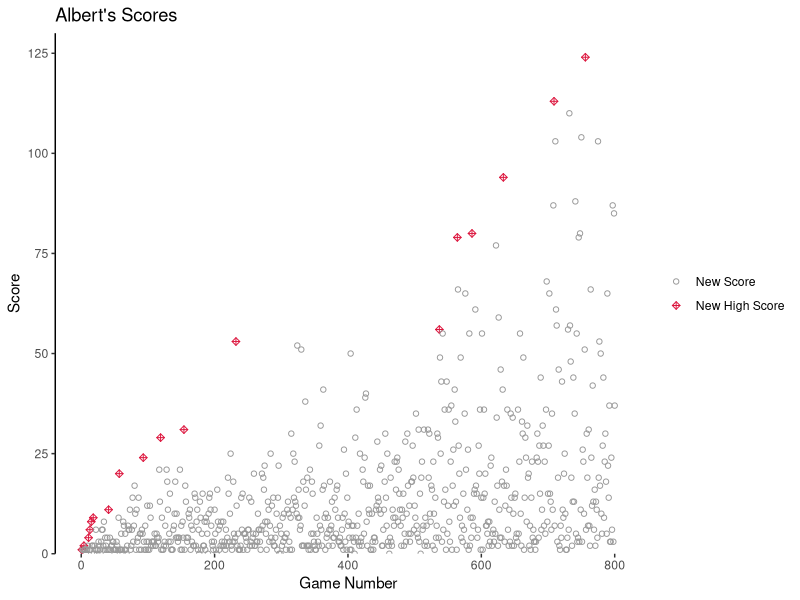
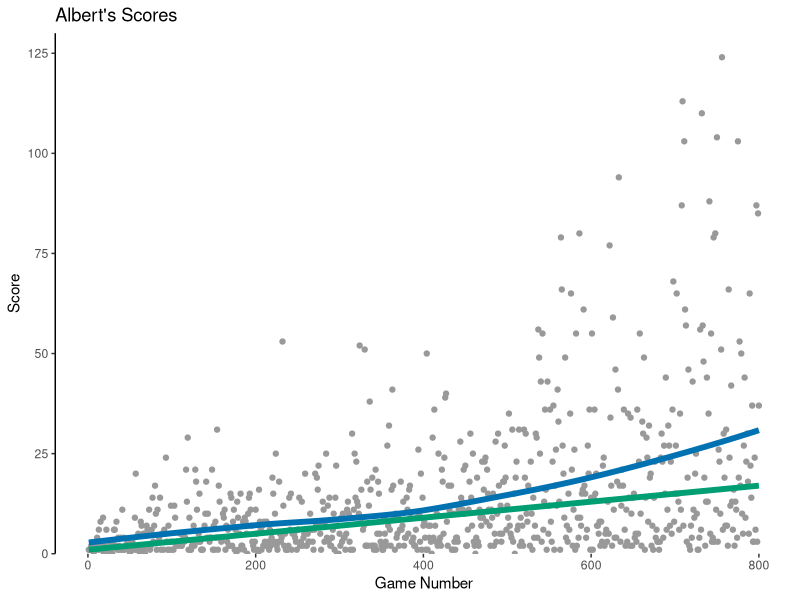
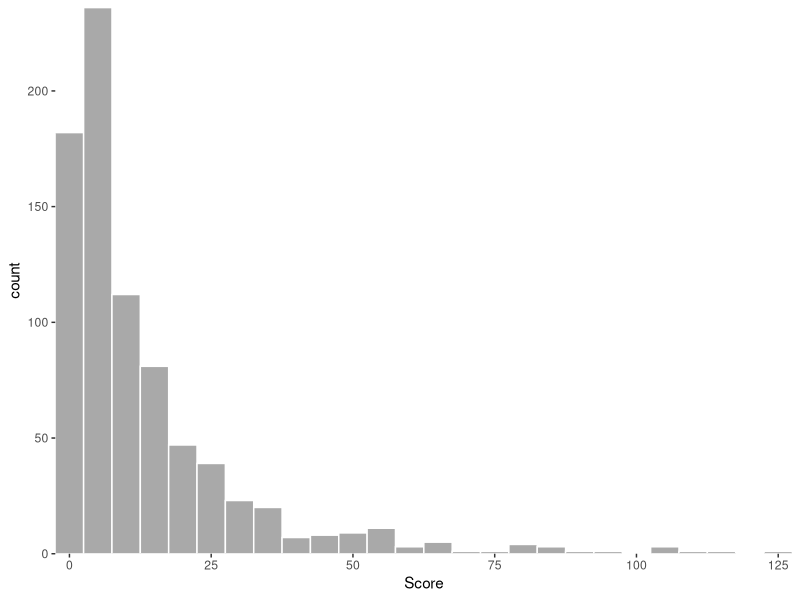
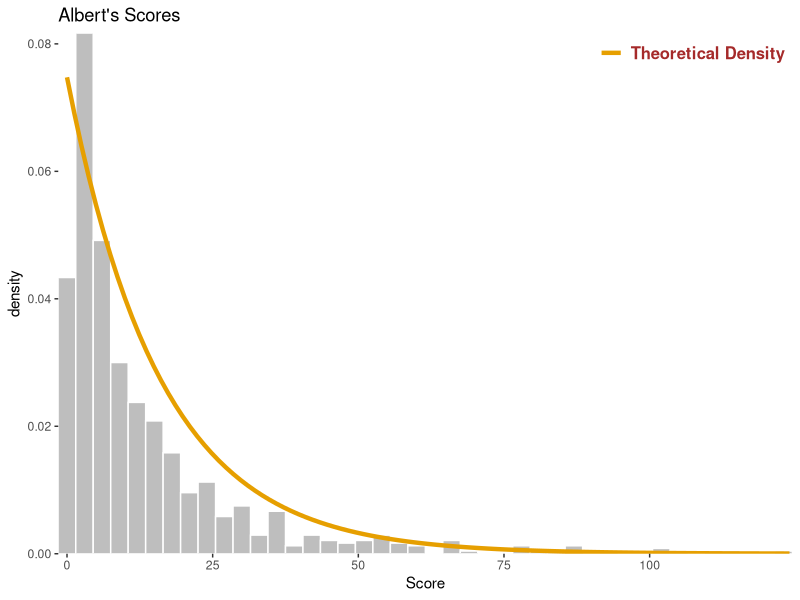
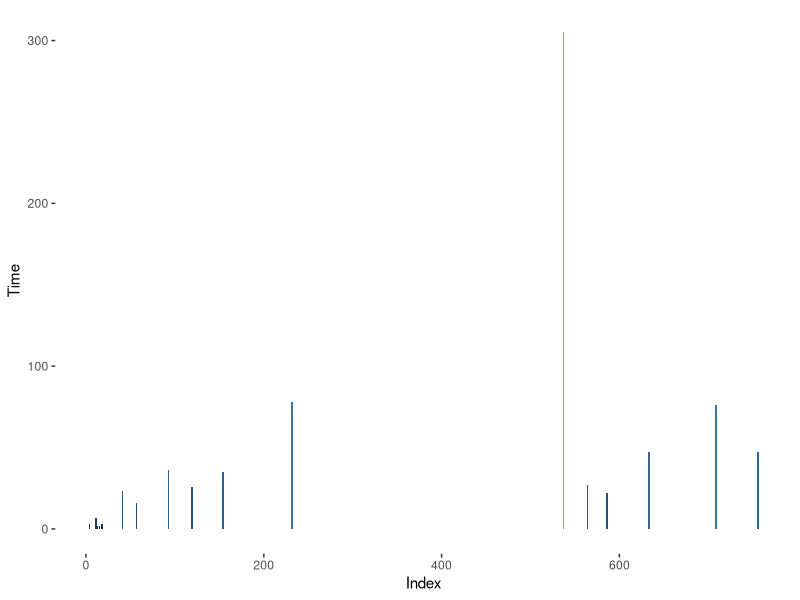
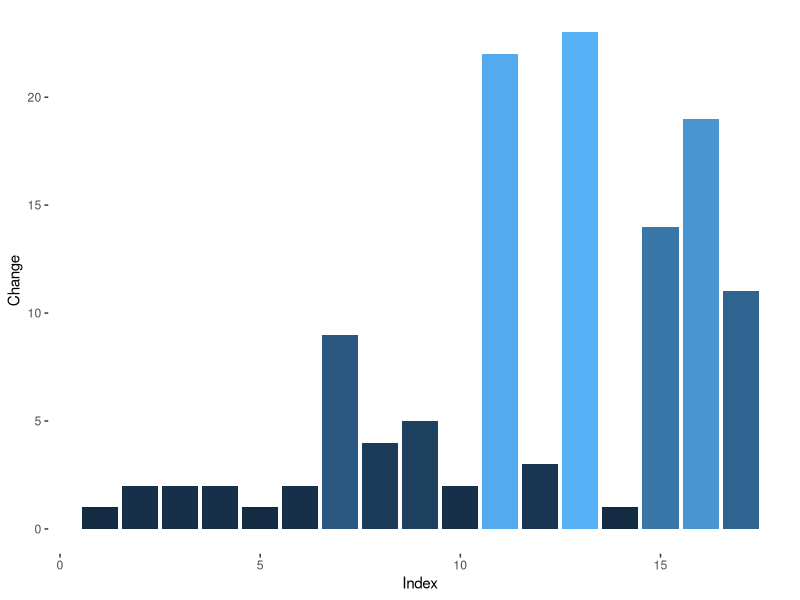
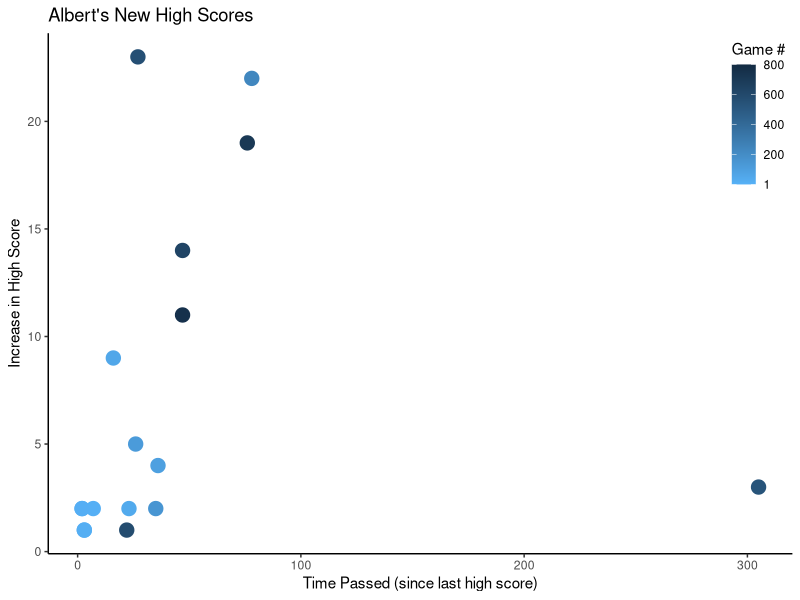

The R source for these figures, in order:
# Working with Albert's data
library(ggplot2)

# Read data
setwd('Data')
albert <- read.table("scores_Albert.txt", quote="\"")
albert$index = 1:nrow(albert)
albert$highscore = 0
colnames(albert) = c("Score", "Index", "High_Score")

# Get list of new high scores
max = 0
high_scores = c()
high_index = c()
for(i in 1:nrow(albert)){
  if(albert$Score[i]>max){
    high_scores = c(high_scores, albert$Score[i])
    high_index = c(high_index, i)
    max = albert$Score[i]
    albert[i, 3] = 1
  }
}

# Scatter plot with high scores labeled
# Colors http://www.cookbook-r.com/Graphs/Colors_(ggplot2)/
cbPalette <- c("#999999", "#DC143C")

ggplot(data=albert, aes(Index, Score)) + 
  geom_point(aes(color = as.factor(High_Score), 
                 shape = as.factor(High_Score))) + 
  #geom_smooth() +
  scale_colour_manual(values=cbPalette, labels=c("New Score","New High Score")) + 
  scale_shape_manual(values=c(1,9), labels=c("New Score","New High Score")) + 
  scale_y_continuous(expand = c(0,0), limits=c(0, 130)) +
  labs(title = "Albert's Scores", x = "Game Number") +
  theme(panel.background = element_blank(),
        axis.line.y = element_line(colour = "black"),
        legend.key = element_blank(),
        legend.title = element_blank()) 

# Scatter plot with smoothed running average
ggplot(data=albert, aes(Index, Score)) + 
  geom_point(color = "#999999") + 
  geom_smooth(color = "#0072B2", se=F, size=2) +
  stat_quantile(quantiles=0.5,formula=y~x,colour="#009E73", size=2) +
  scale_y_continuous(expand = c(0,0), limits=c(0, 130)) +
  labs(title = "Albert's Scores", x = "Game Number") +
  theme(panel.background = element_blank(),
        axis.line.y = element_line(colour = "black"),
        legend.key = element_blank(),
        legend.title = element_blank()) 

# Histogram of Counts
ggplot(data=albert, aes(x=Score)) + 
  geom_histogram(stat="bin", binwidth=5, color = "white", fill="darkgray") +  
  theme(panel.background = element_blank(),
        panel.grid.major.x = element_blank(),
        panel.grid.minor.x = element_blank()) +
  scale_x_continuous(expand = c(0,0)) + 
  scale_y_continuous(expand = c(0,0))

# Histogram of Density
ggplot(data=albert, aes(x=Score)) + 
  geom_histogram(aes(y = ..density..), binwidth=3, color = "white", fill="gray") +  
  #geom_density(color="#009E73") + 
  stat_function(fun = dgeom, args = list(x=seq(0,100), prob=1/mean(albert$Score)), 
                aes(color="#E69F00"), size=1.5) +
  theme(panel.background = element_blank(),
        panel.grid.major.x = element_blank(),
        panel.grid.minor.x = element_blank(),
        legend.title = element_blank(), legend.key = element_blank(),
        legend.text = element_text(colour="brown", size=12,face = "bold"),
        legend.justification = c(1,1), legend.position = c(1,1)) +
  scale_x_continuous(expand = c(0,0)) + 
  scale_y_continuous(expand = c(0,0)) +
  scale_colour_manual(values = c("#E69F00", "blue", "green", "orange"),
                      labels = c("Theoretical Density")) +
  labs(title="Albert's Scores")

# Times between new high scores
times = as.data.frame(diff(high_index))
times$index = high_index[-1]
colnames(times) = c("Time", "Index")
## Plot
ggplot(data = times, aes(x=Index, y=Time)) + 
  geom_bar(stat="identity", aes(fill=Time^(1/4))) +
  theme(panel.background = element_blank()) + 
  guides(fill=FALSE)

# Change between new high scores
delta = as.data.frame(diff(high_scores))
delta$index = 1:nrow(delta)
colnames(delta) = c("Change","Index")
## Plot
ggplot(data = delta, aes(x=Index, y=Change)) + 
  geom_bar(stat="identity", aes(fill=Change)) +
  theme(panel.background = element_blank()) + 
  guides(fill=FALSE)

# Scatter plot of time versus increase
test = cbind.data.frame(times$Index,times$Time,delta$Change)
colnames(test) = c("Index","Time","Change")
ggplot(data = test, aes(x=Time, y=Change)) + 
  geom_point(aes(color=Index, size=2)) +
  theme(panel.background = element_blank(),
        axis.line = element_line(colour = "black"),
        legend.justification = c(1,1), legend.position = c(1,1)) + 
  guides(size=F) + 
  scale_color_gradient(name="Game #", 
                       breaks=rev(c(1,200,400,600,800)), 
                       labels=rev(c(1,200,400,600,800)),
                       limits=c(1,800),
                       high = "#132B43", low = "#56B1F7") +
  labs(title="Albert's New High Scores", y="Increase in High Score",
       x="Time Passed (since last high score)")
  
